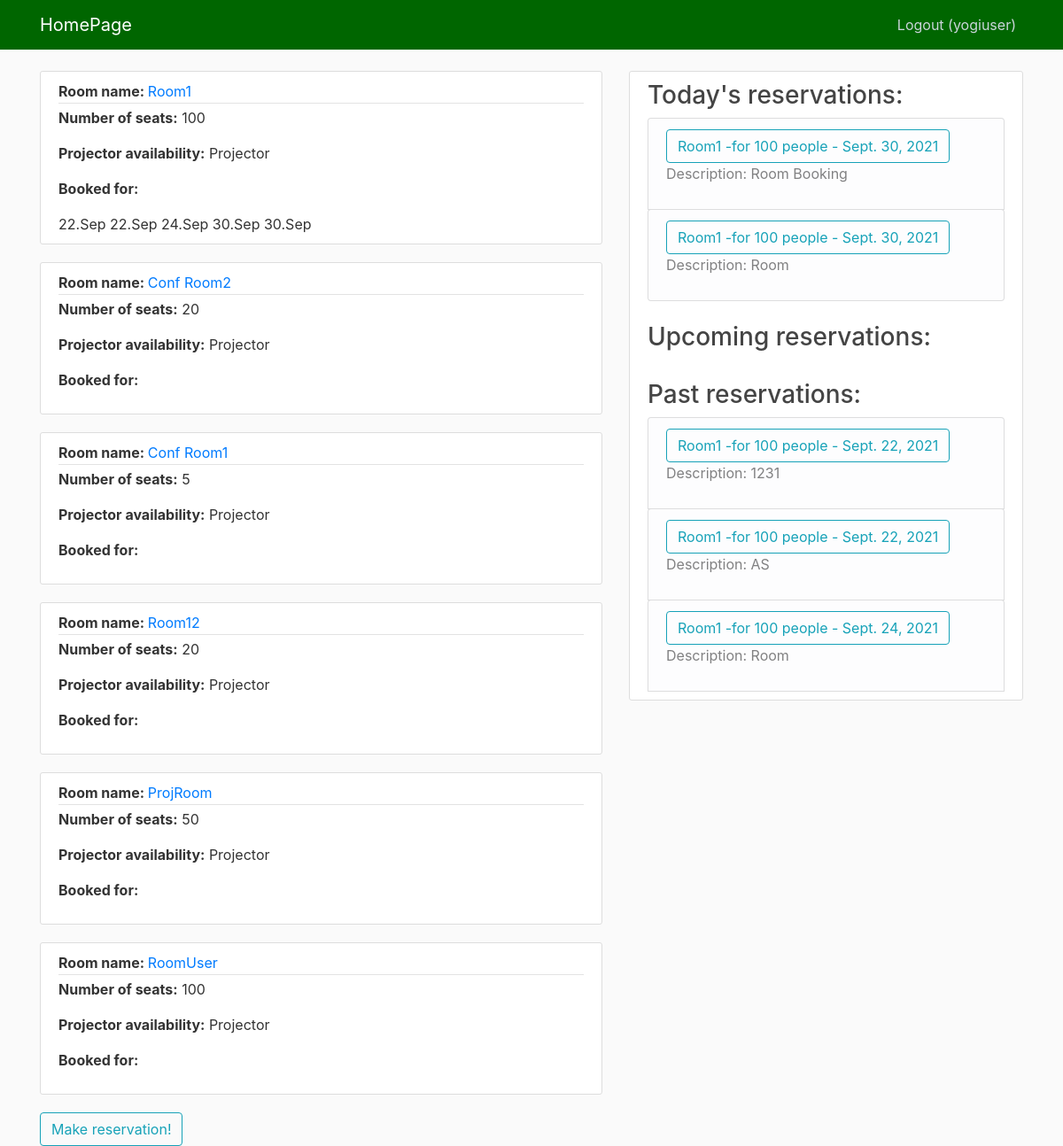
The app's page / (signed in), older data.
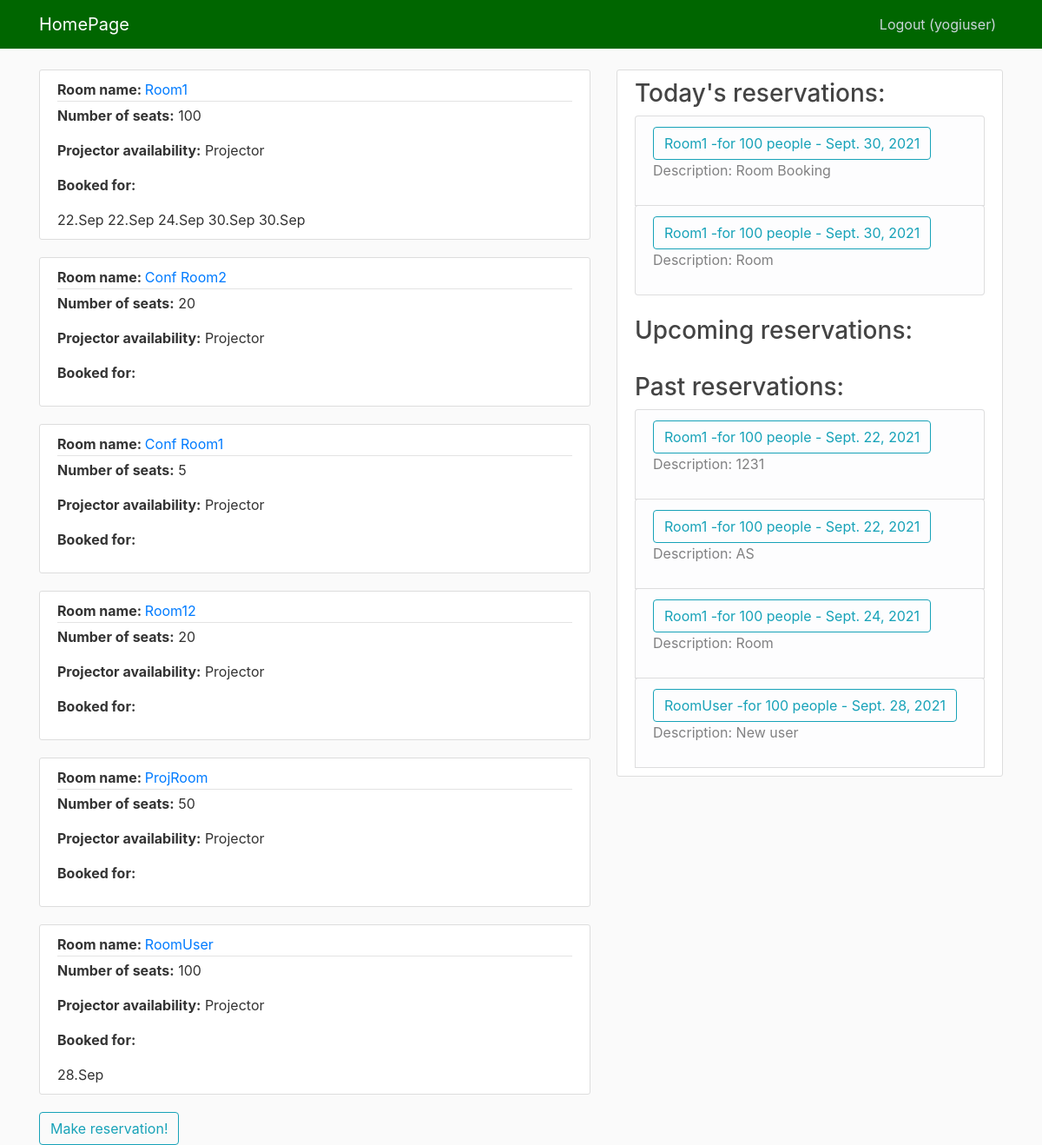
The same page, newer data.
### system/models.py (models this page shows, shortened)
class Room(models.Model):
    name = models.CharField(max_length=64)
    capacity = models.IntegerField()
    projector = models.BooleanField(default=True)
    def __str__(self):
        return f"{self.name} -for {self.capacity} people  "

class Reservation(models.Model):
    date = models.DateField(validators=[validate_date])
    room = models.ForeignKey(Room, on_delete=models.CASCADE, null=True)
    user = models.ForeignKey(User, on_delete=models.CASCADE, null=True)
    comment = models.TextField()

### system/views.py (the view)
# urls.py: path('', HomePage.as_view(), name='homepage'),
class HomePage(LoginRequiredMixin, ListView):
    model = Room
    template_name = 'home.html'
    context_object_name = 'rooms'
    def get_context_data(self, **kwargs):
        kwargs['reservations'] = Reservation.objects.order_by('date')
        kwargs['today'] = datetime.date.today()
        return super(HomePage, self).get_context_data(**kwargs)

### system/templates/home.html
{% extends 'base.html' %}
{% block content %}
    {% for room in rooms %}
        <article class="media content-section">
            <div class="media-body">
                <div class="article-metadata">
                    <b>Room name: </b><a class="mr-2" href="{% url 'room-detail' room.id %}">{{ room.name }}</a>
                </div>
                <p class="article-content"><b>Number of seats:</b> {{ room.capacity }}</p>
                  {% if room.projector == True %}
                <p class="article-content"><b>Projector availability:</b> Projector </p>
                  {% else %}
                <p class="article-content"><b>Projector availability:</b> No projector </p>
                  {% endif %}
                <p class="article-content"><b>Booked for:</b></p>
                  {% for res in reservations %}
                    {% if room.id == res.room.id %}
                        {{ res.date.day }}.{{ res.date|date:"M" }}
                    {% endif %}
                  {% endfor %}
              </div>
        </article>
    {% endfor %}
     {% if user.is_staff%}
     <a class="btn btn-outline-info" href="{% url 'add-room' %}">Add a new room!</a>
     <a class="btn btn-outline-info" href="{% url 'make-reservation' %}">Make reservation!</a>
     {% else %}
     <a class="btn btn-outline-info" href="{% url 'make-reservation' %}">Make reservation!</a>
     {% endif %}
{% endblock %}

### system/templates/base.html (shortened to what this page needs)
{% load static %}
{% load bootstrap4 %}
{% bootstrap_css %}
<!DOCTYPE html>
<html>
<head>
    <link rel="stylesheet" href="https://maxcdn.bootstrapcdn.com/bootstrap/4.0.0/css/bootstrap.min.css">
    <link rel="stylesheet" type="text/css" href="{% static 'stylesheet.css' %}">
</head>
<body>
    <header class="site-header">
      <nav class="navbar navbar-expand-md navbar-dark bg-steel fixed-top">
        <div class="container">
          <a class="navbar-brand mr-4" href="{% url 'homepage' %}">HomePage</a>
          <div class="collapse navbar-collapse" id="navbarToggle">
            <div class="navbar-nav">
              {% if user.is_authenticated %}
                <a class="nav-item nav-link" href="{% url 'logout' %}">Logout ({{ user.username }})</a>
              {% else %}
                <a class="nav-item nav-link" href="{% url 'login' %}">Login</a>
                <a class="nav-item nav-link" href="{% url 'register' %}">Register</a>
              {% endif %}
            </div>
          </div>
        </div>
      </nav>
    </header>
    <main role="main" class="container">
      <div class="row">
        <div class="col-md-7">
          {% block content %}{% endblock %}
        </div>
          {% if reservations|length > 0 %}
            <div class="col-md-5">
              <div class="content-section">
                <h3>Today's reservations:</h3>
                  {% for res in reservations %}
                      <ul class="list-group">
                      {% if today == res.date %}
                        <li class="list-group-item list-group-item-light"><a class="btn btn-outline-info"
                             href="{% url 'update-reservation' res.id %}">{{ res.room }} - {{ res.date }}</a>
                            <p>Description: {{ res.comment }}</p>
                        </li>
                        {% endif %}
                    {% endfor %}
                  </ul><br>
                <h3>Upcoming reservations:</h3>
                  {% for res in reservations %}
                      <ul class="list-group">
                    {% endfor %}
                  </ul><br>
                  <h3>Past reservations:</h3>
                  {% for res in reservations %}
                      <ul class="list-group">
                      {% if today > res.date %}
                        <li class="list-group-item list-group-item-light"><a class="btn btn-outline-info"
                             href="{% url 'update-reservation' res.id %}">{{ res.room }} - {{ res.date }}</a>
                            <p>Description: {{ res.comment }}</p>
                        </li>
                        {% endif %}
                    {% endfor %}
                  </ul>
              </div>
            </div>
        {% endif %}
      </div>
    </main>
</body>
</html>

Row changes from the older to the newer data that the page shows:
added Reservation: date.day "28", date "Sep", room "RoomUser -for 100 people", date "Sept. 28, 2021", comment "New user"
